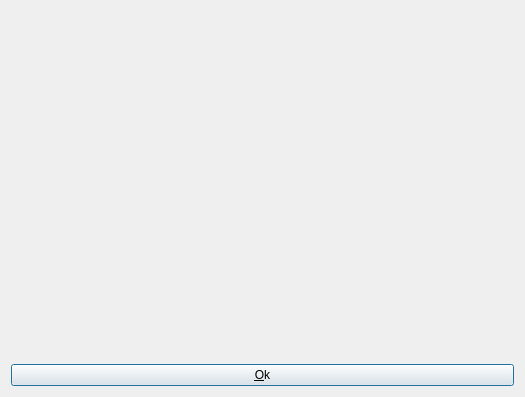
<?xml version="1.0" encoding="UTF-8"?>
<ui version="4.0">
 <class>DetailImpositionDlg</class>
 <widget class="QDialog" name="DetailImpositionDlg">
  <property name="geometry">
   <rect>
    <x>0</x>
    <y>0</y>
    <width>525</width>
    <height>397</height>
   </rect>
  </property>
  <property name="windowTitle">
   <string>Dialog</string>
  </property>
  <layout class="QVBoxLayout" name="verticalLayout">
   <item>
    <widget class="SheetImposition" name="sheetImposition"/>
   </item>
   <item>
    <widget class="QPushButton" name="pbOk">
     <property name="text">
      <string>&amp;Ok</string>
     </property>
     <property name="icon">
      <iconset>
       <normaloff>images/ok.png</normaloff>images/ok.png</iconset>
     </property>
    </widget>
   </item>
  </layout>
 </widget>
 <customwidgets>
  <customwidget>
   <class>SheetImposition</class>
   <extends>QWidget</extends>
   <header>sheetimposition.h</header>
  </customwidget>
 </customwidgets>
 <resources/>
 <connections/>
</ui>
